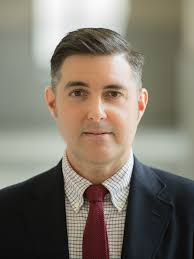
#> input picture 1.jpg, 194 x 259 px
$ python faceDetect.py
#> lines starting #> are read from the running program, lines starting #| are printed output that depends on the picture; after the words box and inside, x2 and y2 are one past the last pixel; in counts of white or black regions, pixels touching at a corner belong together; long printed decimals are rounded
### image.py
import cv2
import numpy as np
class imgProp:
    def __init__(self,img):
        ##if img.isinstance(cv2.UMat):
            self.width =img.shape[1]
            self.height=img.shape[0]
            self.img = img
            self.center = (self.width//2,self.height//2)
            self.copyImg = img.copy()
    def getGrayScale(self):
        if self.img is not None:      ##we might often need grayscale of source image in order to apply various effect. I created spreate getter for it.
            return cv2.cvtColor(self.img,cv2.COLOR_RGB2GRAY)
        else: return self.img
    def processImage(self):
        blurred = cv2.GaussianBlur(self.getGrayScale(),(5,15),5)
        _,threshImg = cv2.threshold(blurred,127,255,cv2.THRESH_BINARY)
        if(_):
            CannyImg = cv2.Canny(threshImg,50,150)
            return CannyImg

    def drawLinesAndCollide(self,LineLength,angleDiff=36,numberOfLine=10,collidingThreshold=100): ##draws lines and check if there is any colliding or not
        ##can be useful to detect specific features if i keep on improving
        a = 0
        for i in range(numberOfLine):
            for j in range(LineLength):
                y = self.center[0]+int(-j*np.sin(a*np.pi/180))
                x = self.center[1]+int(j*np.cos(a*np.pi/180))
                if(y<self.height and x<self.width):
                    if(self.getGrayScale()[y][x]>collidingThreshold):  ##threshold value

                        self.copyImg[y][x] = 0

            a = angleDiff*i

### i will add general menager for handling for showing multiple image and their various effects
## add more feauture for that class

class GeneralImageDisplay():
    def __init__(self):
        self.imageList = []
    def addToList(self,image):
        if(image.isinstance(cv2.Umat)):
            self.imageList.append()

    # [5 lines left out: function showAllImages, not called in this run]

print("hello")

### faceDetect.py
from image import imgProp
import cv2
import numpy as np
print("hello face Detection")

face_cascade = cv2.CascadeClassifier(
    cv2.data.haarcascades + "haarcascade_frontalface_default.xml"
)
def findVectorLenght(vect1):
    x,y = vect1
    length = np.sqrt(np.pow(x,2)+np.pow(y,2))
    return  length
def findAngle(pt1,pt2):
    x,y = pt1
    x2,y2 =pt2
    multOfLengths = findVectorLenght(pt1)*findVectorLenght(pt2)
    cos = ((x*x2)+(y*y2))/multOfLengths
    degree= np.acos(cos)*180/np.pi
    return degree

b = 1
img = cv2.imread("1.jpg")
#> img is the input picture: shape (259, 194, 3); mean B, G, R 107.5, 119.5, 126.9
img = cv2.resize(img,(640,480))
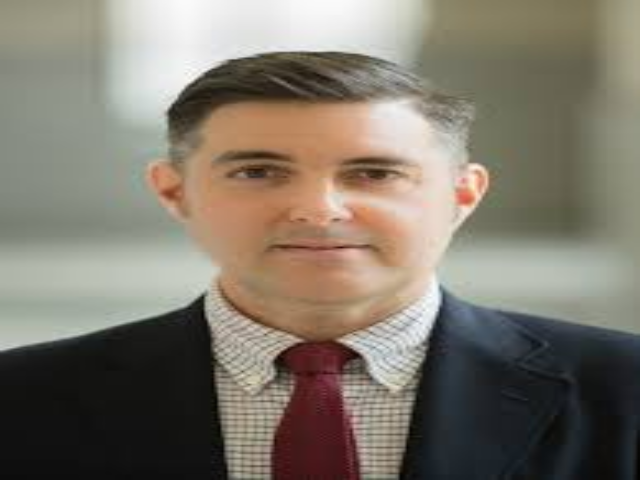
#> img: shape (480, 640, 3); mean B, G, R 107.4, 119.4, 126.8
imgC = imgProp(img)
imgC.processImage()
#> in getGrayScale, `return cv2.cvtColor(self.img,cv2.COLOR_RGB2GRAY)`:
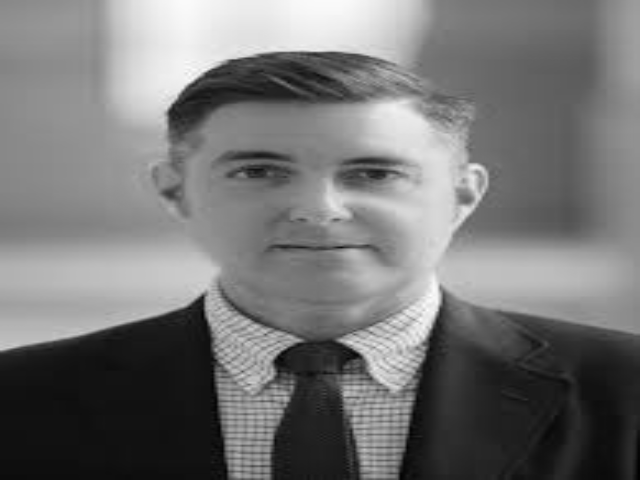
#> returned value: shape (480, 640); min 1, max 254, mean 116.7
#> in processImage, `blurred = cv2.GaussianBlur(self.getGrayScale(),(5,15),5)`:
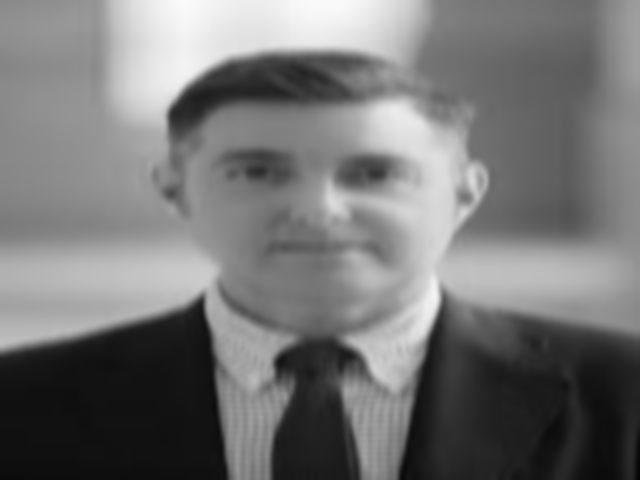
#> blurred: shape (480, 640); min 4, max 250, mean 116.7
#> in processImage, `_,threshImg = cv2.threshold(blurred,127,255,cv2.THRESH_BINARY)`:
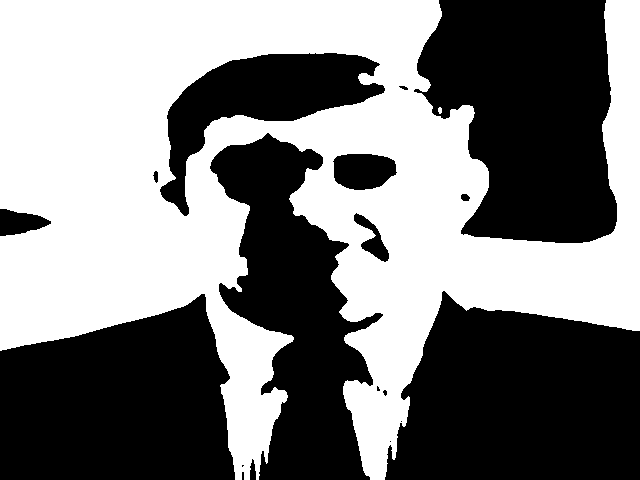
#> threshImg: shape (480, 640); 49.4% white; 2 white regions, box (x1, y1, x2, y2) and area: (0, 0, 640, 480) 151721, (438, 107, 442, 114) 23
#> in processImage, `CannyImg = cv2.Canny(threshImg,50,150)`:
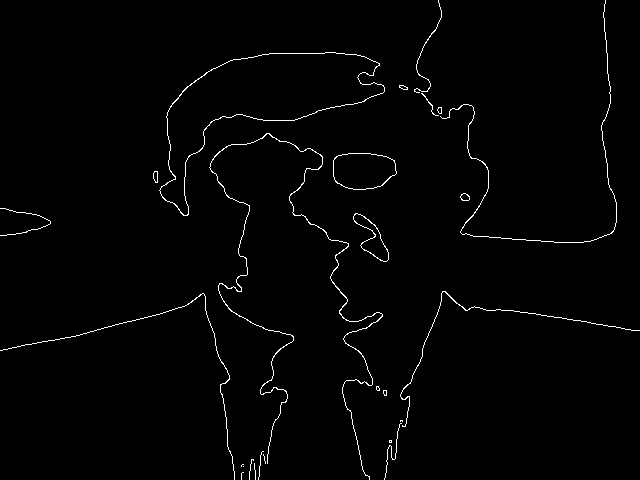
#> CannyImg: shape (480, 640); 1.4% white in thin lines or dots
while(b == 1):
    imgC.drawLinesAndCollide(200,18,10)
#> the loop in drawLinesAndCollide, `for i in range(numberOfLine):` made 10 passes
#> a on passes 1 to 10: 0, 18, 36, 54, 72, 90, 108, 126, 144, 162
#> after the loop in drawLinesAndCollide, `for i in range(numberOfLine):`:
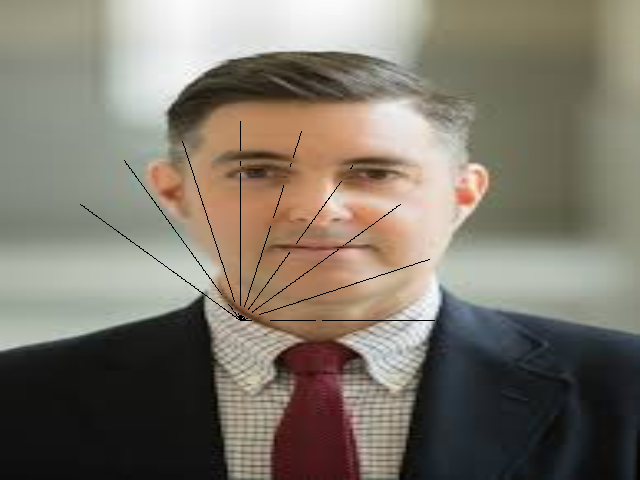
#> self.copyImg: shape (480, 640, 3); 0.49% of pixels changed, all inside (x1, y1, x2, y2) = (80, 121, 435, 321)
    gray = imgC.getGrayScale()
    faces = face_cascade.detectMultiScale(gray,1.1,4)
#> faces = [[359, 367, 69, 69], [209, 360, 85, 85], [256, 91, 214, 214]]
    if len(faces)>0:

        for i in faces:
            x,y,width,height = i
            cv2.rectangle(imgC.img,(x,y),(x+width,y+height),(255,255,255),16)
            centerRect = (x+width//2),(y+height//2)
            imgCenter = imgC.center
            print(findAngle(imgCenter,centerRect))

            cv2.line(imgC.img,imgCenter,centerRect,(50,50,50),12)
#> this loop made 3 passes
#> (i, width, height, x2 in findAngle, y2 in findAngle) on passes 1 to 3: ([359, 367, 69, 69], 69, 69, 393, 401), ([209, 360, 85, 85], 85, 85, 251, 402), ([256, 91, 214, 214], 214, 214, 363, 198)
#| 8.707
#| 21.150
#| 8.259
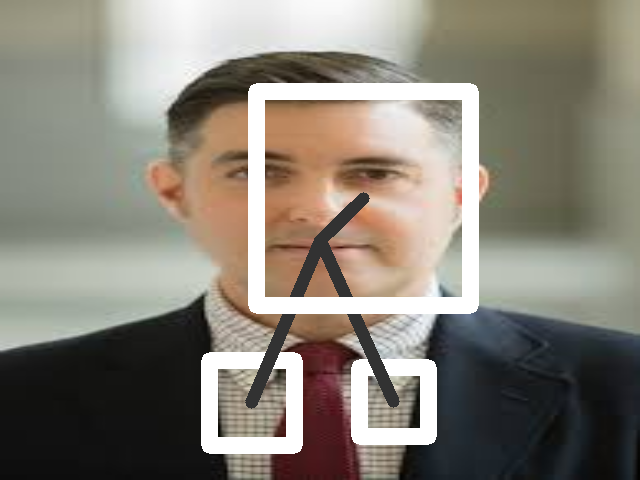
#> imgC.img: shape (480, 640, 3); mean B, G, R 118.9, 129.5, 135.1
        cv2.imshow("normalImage",imgC.img)
    cv2.imshow("",img)
    cv2.imshow("lines",imgC.copyImg)
    b = cv2.waitKey(0)
#> (key Esc is pressed here)
cv2.destroyAllWindows()
